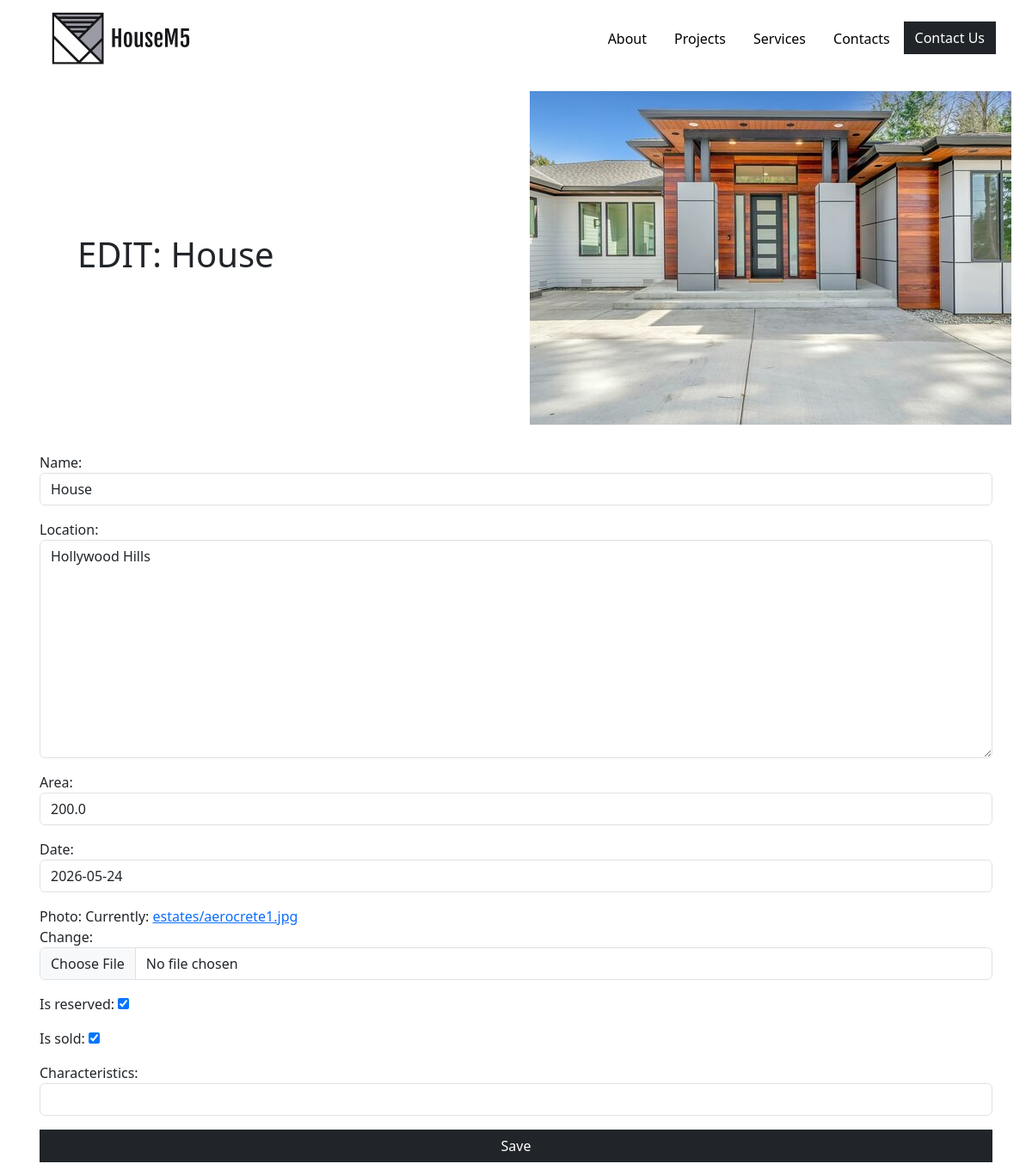
Page /edit/1/ on the committed database.
### estates_app/models.py (models this page shows, shortened)
class Estate(models.Model):
    name = models.CharField(max_length=200)
    location = models.TextField()
    area = models.FloatField()
    date = models.DateField()
    photo = models.ImageField(upload_to='estates')
    is_reserved = models.BooleanField(default=False)
    is_sold = models.BooleanField(default=False)
    characteristics = models.CharField(max_length=200, null=True, blank=True)

### estates_app/views.py (the view)
# urls.py: path('edit/<id>/', estates_views.edit, name='edit')
def edit(request, id):
    estate = Estate.objects.filter(id=id).first()
    if request.method == "POST":
        form = EstateForm(request.POST, request.FILES, instance=estate)
        if form.is_valid():
            form.save()
            return redirect('index')
    else:
        form = EstateForm(instance=estate)
    context = {"estate": estate, "form": form}
    return render(request, 'edit.html', context)

### estates_app/forms.py
class EstateForm(forms.ModelForm):
    class Meta:
        model = Estate
        fields = '__all__'
    def __init__(self, *args, **kwargs):
        super(EstateForm, self).__init__(*args, **kwargs)
        for field_name, field in list(self.fields.items()):
            if not isinstance(field, forms.BooleanField):
                field.widget.attrs['class'] = 'form-control'

### templates/edit.html (shortened to what this page needs)
{% load static %}
<!DOCTYPE html>
<html lang="en">
<link rel="stylesheet" href="{% static 'bootstrap.css' %}">
<head>
</head>
<body>
<div class="container d-flex justify-content-between">
    <div>
        <img src="{% static 'logo.png' %}">
    </div>
    <div class="align-self-center">
        <ul class="nav justify-content-end">
            <li class="nav-item">
                <a class="nav-link text-black" href="#">About</a>
            </li>
            <li class="nav-item">
                <a class="nav-link text-black" href="#">Projects</a>
            </li>
            <li class="nav-item">
                <a class="nav-link text-black" href="#">Services</a>
            </li>
            <li class="nav-item">
                <a class="nav-link text-black" href="#">Contacts</a>
            </li>
            <li class="nav-item">
                <a class="btn btn-dark rounded-0" href="#">Contact Us</a>
            </li>
        </ul>
    </div>
</div>
<div class="container d-flex justify-content-between">
    <h1 class="col-6 align-self-center ps-5">EDIT: {{ estate.name }}</h1>
    <div class="col-6">
        <img class="p-3" src="{{ estate.photo.url }}">
    </div>
</div>
<div class="container p-3">
    <form method="post" enctype="multipart/form-data">
        {{ form.as_p }}
        <button type="submit" class="btn btn-dark container rounded-0" href="{% url 'index' %}">Save</button>
    </form>
</div>
</body>

### rows in the picture
Estate: name "House", photo (picture), location "Hollywood Hills", area "200.0", date "2026-05-24", is_reserved "☑", is_sold "☑"
